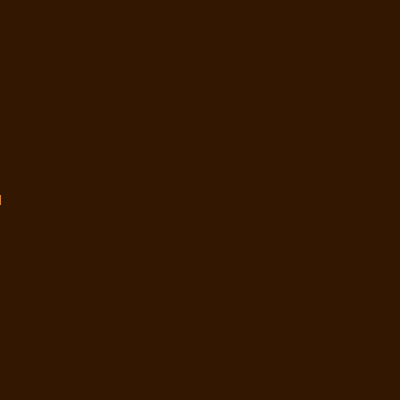
Frame 1 (no input)
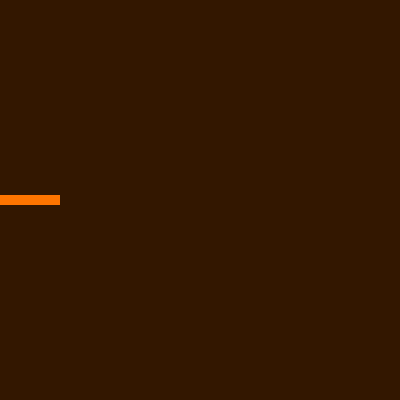
Frame 60 (no input)
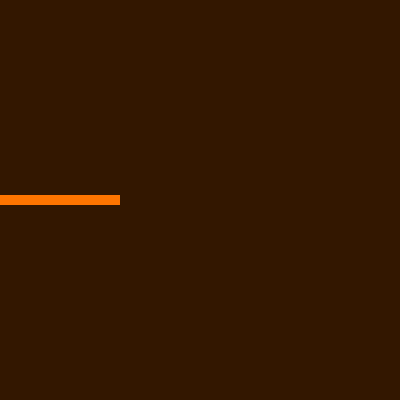
Frame 120 (the mouse pressed at the canvas centre since frame 60)

The p5.js sketch that drew these frames (run headless with seeded random() and noise() and a simulated clock; from frame 60 on, the mouse is pressed at the canvas centre):

// p5.js sketch
// ── sketch.js
let h = 10;

function setup() {
  createCanvas(400, 400);
}

function draw() {
  background(51, 23, 0);
  noStroke();
  fill(255, 117, 0);
  rect(0, height / 2 - h / 2, frameCount % (width + 1), h);
}
